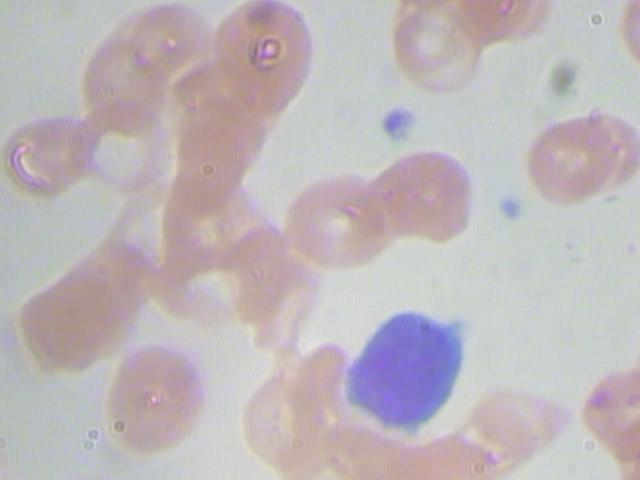
#> input picture uploads/BloodImage_00021.jpg, 640 x 480 px
$ python -i thresholdingRBC.py   (imports and definitions only)
#> lines starting #> are read from the running program, lines starting #| are printed output that depends on the picture; after the words box and inside, x2 and y2 are one past the last pixel; in counts of white or black regions, pixels touching at a corner belong together
import cv2
import numpy as np
from matplotlib import pyplot as plt


# isolating RBCs
def thresholdRBC(im_gray):
    img = cv2.medianBlur(im_gray, 5)

    ret, th1 = cv2.threshold(img, 125, 200, cv2.THRESH_BINARY)
    th2 = cv2.adaptiveThreshold(
        img, 255, cv2.ADAPTIVE_THRESH_MEAN_C, cv2.THRESH_BINARY, 11, 2
    )
    th3 = cv2.adaptiveThreshold(
        img, 255, cv2.ADAPTIVE_THRESH_GAUSSIAN_C, cv2.THRESH_BINARY, 11, 2
    )

    titles = [
        "Original Image RBC",
        "Global Thresholding (v = 127) RBC",
        "Adaptive Mean Thresholding RBC",
        "Adaptive Gaussian Thresholding RBC",
    ]
    images = [img, th1, th2, th3]
    paths = []
    for i in range(4):
        save_path = "./static/images/" + titles[i] + ".jpg"
        path = "/images/" + titles[i] + ".jpg"
        paths.append(path)
        cv2.imwrite(save_path, images[i])
    return paths

>>> import cv2
>>> picture = cv2.imread('uploads/BloodImage_00021.jpg', cv2.IMREAD_GRAYSCALE)
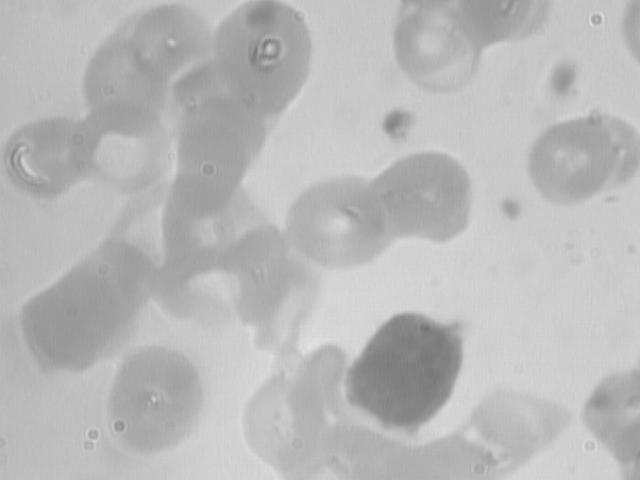
#> picture: shape (480, 640); min 115, max 227, mean 185.3
>>> result = thresholdRBC(picture)
#> in thresholdRBC, `ret, th1 = cv2.threshold(img, 125, 200, cv2.THRESH_BINARY)`:
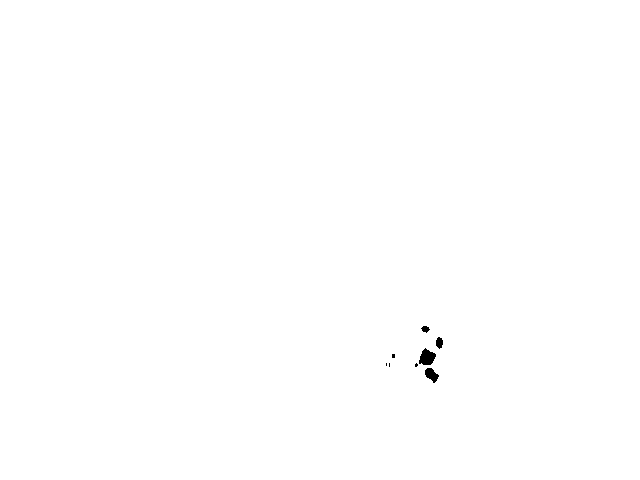
#> th1: shape (480, 640); values 0 (black) and 200 (white), 99.9% white; 8 black regions (4 under 20 px), largest, box (x1, y1, x2, y2) and area: (419, 348, 436, 365) 195, (425, 368, 439, 383) 126, (436, 337, 443, 349) 63, (421, 326, 430, 333) 40
#> in thresholdRBC, `th2 = cv2.adaptiveThreshold( img, 255, cv2.ADAPTIVE_THRESH_MEAN_C, cv2..`:
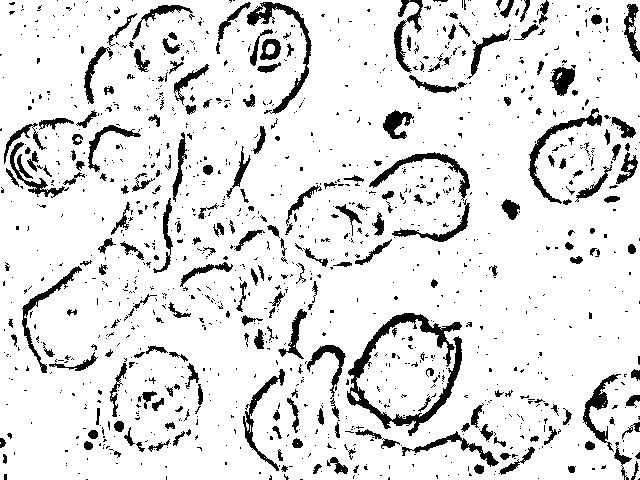
#> th2: shape (480, 640); 88.7% white; 1253 black regions (1014 under 20 px), largest, box (x1, y1, x2, y2) and area: (347, 313, 462, 436) 2801, (247, 2, 312, 114) 1134, (528, 108, 602, 204) 905
#> in thresholdRBC, `th3 = cv2.adaptiveThreshold( img, 255, cv2.ADAPTIVE_THRESH_GAUSSIAN_C,..`:
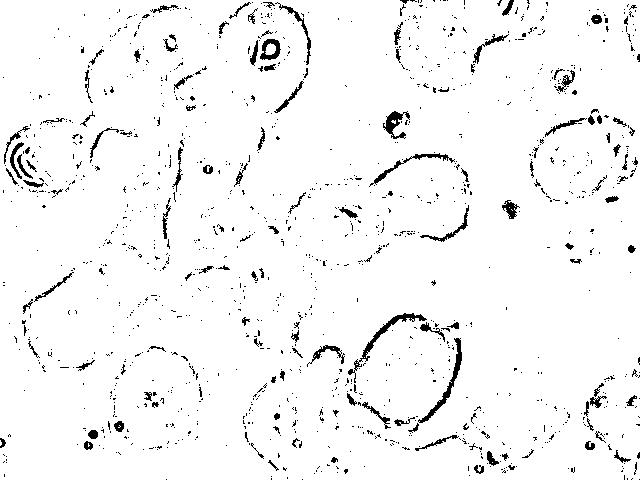
#> th3: shape (480, 640); 96% white; black in thin lines or dots
#> after the loop in thresholdRBC, `for i in range(4):`: paths = 4 items
#> result = 4 items
